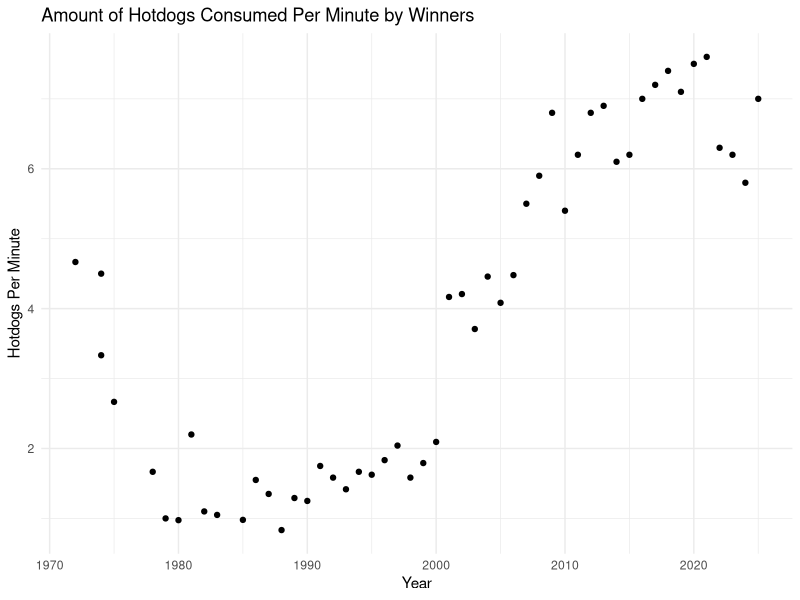

Source code (R):
## ---- chunk 1
#| include: false
library(readr)
library(tidyverse)
## ---- chunk 2
#| include: false
#hotdog_clean <- read_csv("Amara-McGowan/hotdog-data-storytelling-module/hotdog_clean.csv")
hotdog_clean <- read_csv("hotdog_clean.csv")

hotdog_men <- hotdog_clean |> filter(Sex == 1)
hotdog_women <- hotdog_clean |> filter(Sex == 0)

hotdog_men_min <- hotdog_men |> mutate(Hotdogs_per_minute = Dogs/Time)
hotdog_women_min <-hotdog_women |> mutate(Hotdogs_per_minute = Dogs/Time)

ggplot(data = hotdog_men_min, aes(x = Year, y = Hotdogs_per_minute)) +
  geom_point() +
  theme_minimal() +
  labs(y = "Hotdogs Per Minute", title = "Amount of Hotdogs Consumed Per Minute by Winners")
## ---- chunk 3
#| warning: false
head(hotdog_clean)
## ---- chunk 4
library(readr)
library(tidyverse)
